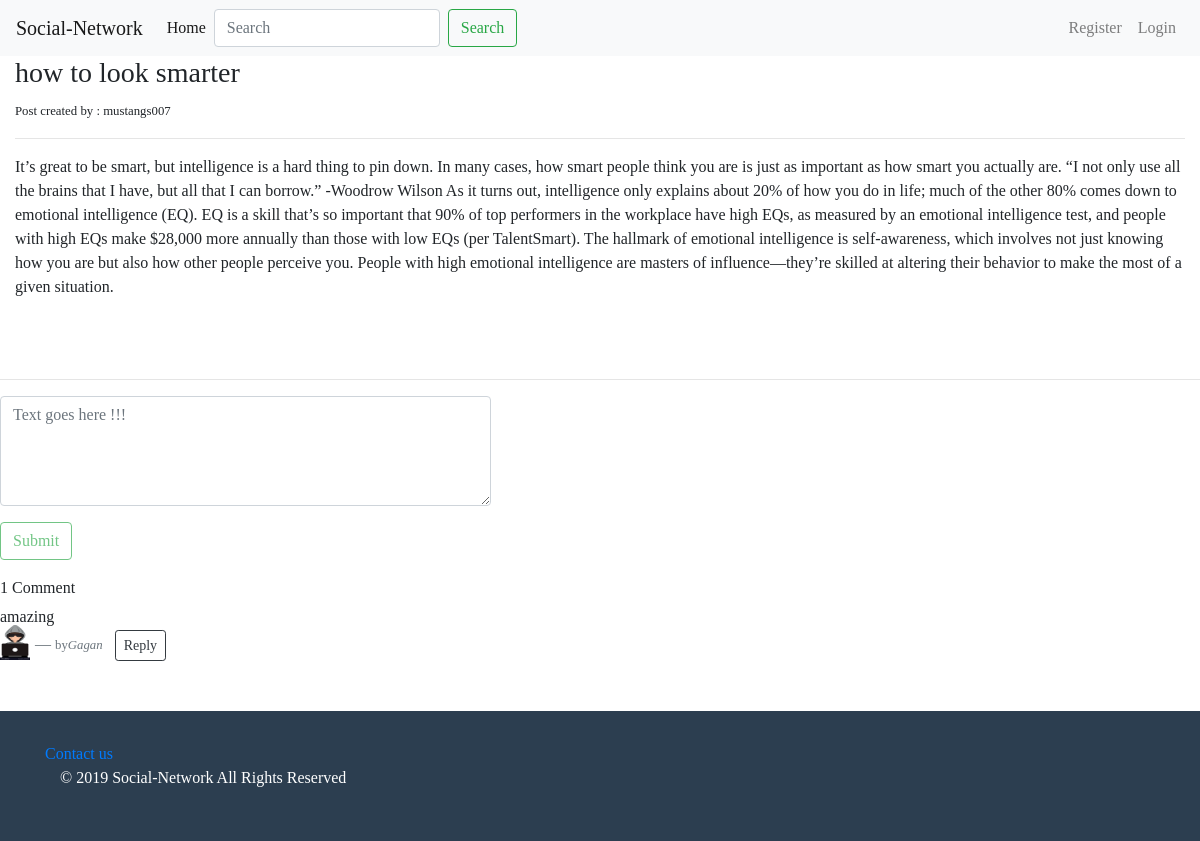
Screenshot of /blog/2/how-to-look-smarter/ with the database file from the repository.
### blog/models.py (models this page shows, shortened)
class post(models.Model):
	objects = models.Manager()
	published = PublishedManager()
	STATUS=(
	('draft','Draft'),
	('published','Published',)
	)
	title=models.CharField(max_length=30)
	slug=models.SlugField(max_length=30)
	author=models.ForeignKey(User, related_name='blog_posts')
	body=models.TextField()
	likes=models.ManyToManyField(User, related_name="likes", blank=True)
	created=models.DateTimeField(auto_now_add=True)
	updated=models.DateTimeField(auto_now=True)
	status=models.CharField(max_length=10, choices=STATUS, default='draft')

class Comment(models.Model):
	Post = models.ForeignKey(post)
	user = models.ForeignKey(User)
	reply = models.ForeignKey('Comment', null=True, related_name="replies")
	content = models.TextField(max_length=160)
	timestamp = models.DateTimeField(auto_now_add=True)

### blog/views.py (the view)
# urls.py: url(r'^blog/(?P<id>\d+)/(?P<slug>[\w-]+)/$',views.post_detail, name="post_detail"),
def post_detail(request,id,slug):
	Post=get_object_or_404(post, id=id, slug=slug )
	comments = Comment.objects.filter(Post=Post, reply=None).order_by('-id')
	if request.method == "POST":
		comment_form = CommentForm(request.POST or None)
		if comment_form.is_valid():
			content = request.POST.get('content')
			reply_id = request.POST.get('comment_id')
			comment_qs = None
			if reply_id:
				comment_qs = Comment.objects.get(id=reply_id)
			comment = Comment.objects.create(Post=Post, user=request.user, content=content, reply=comment_qs)
			comment.save()
	else:
		comment_form= CommentForm()
	context={
	'Post':Post,
	'comments': comments,
	'comment_form': comment_form,
	}
	if request.is_ajax():
		html = render_to_string('blog/comments.html', context, request=request)
		return JsonResponse({'form': html})
	return render(request,'blog/post_detail.html',context)

### blog/forms.py
class CommentForm(forms.ModelForm):
    content = forms.CharField(label="", widget=forms.Textarea(attrs={'class': 'form-control', 'placeholder': 'Text goes here !!!', 'rows':'4', 'cols':'50'}))
    class Meta:
        model = Comment
        fields = ('content',)

### blog/templates/blog/post_detail.html (shortened to what this page needs)
{% extends 'blog/base.html' %}
{% block content %}
<div class="container-fluid">
<h3>{{ Post.title }}</h3>
<small>Post created by : {{ Post.author }}</small>
<hr>
<p>{{ Post.body }}</P>
</div>
<br><br>
<hr>
<div class="main-comment-section">
 {% include 'blog/comments.html' %}
</div>
{% endblock %}

### blog/templates/blog/comments.html (shortened to what this page needs)
<div class="container-fluid mt-2">
  <div class="form-group row">
    <form  method="post" class="comment-form" action=".">
      {{ comment_form.as_p }}
      {% if request.user.is_authenticated %}
      <input type="submit" value="Submit" class="btn btn-outline-success">
      {% else %}
       <input type="submit"  value="Submit" class="btn btn-outline-success" disabled>
      {% endif %}
    </form>
  </div>
</div>
{{ comments.count }} Comment{{ comments|pluralize }}
{% for comment in comments %}
<blockquote class="blockquote">
<p class="mb-0"><small>{{ comment.content }}</small></p>
<footer class="blockquote-footer"><small>by<img src="/media/index.png" alt="" class="navbar-img"><cite title="Source Title">{{ comment.user|capfirst }}</cite></small>
  <button type="button" name="button" class="reply-btn btn btn-outline-dark btn-sm ml-2">Reply</button>
</footer>
</blockquote>
{% endfor %}

### static/blog/style.css (style rules this page uses)
html { position: relative; min-height: 100%; }
body { font-family: 'Lucida Casual','Comic Sans MS'; margin-bottom: 180px; }

### blog/templates/blog/navbar.html (style rules this page uses)
.navbar-img { width: 30px; height: 35px; float: left; background-size: auto 100%; margin-top: -5px; margin-right: 5px; }

### rows the page displays
post: title "how to look smarter", author "mustangs007", body "It’s great to be smart, but intelligence is a hard thing to pin down. In many cases, how smart people think you are is just as important as how smart you actually are. “I not only use all the brains that I have, but all that I can borrow.” -Woodrow Wilson As it turns out, intelligence only explains about 20% of how you do in life; much of the other 80% comes down to emotional intelligence (EQ). EQ is a skill that’s so important that 90% of top performers in the workplace have high EQs, as measured by an emotional intelligence test, and people with high EQs make $28,000 more annually than those with low EQs (per TalentSmart). The hallmark of emotional intelligence is self-awareness, which…"
Comment: content "amazing", user "Gagan"

### other values shown
{{ comments.count }} "1"
